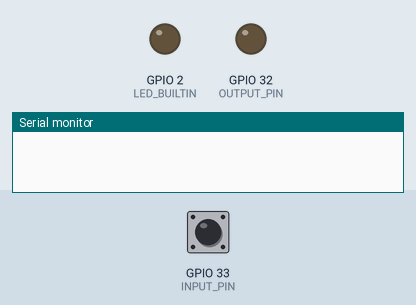
The sketch below on a simulated ESP32. Parts: output pins drawn as LEDs (lit = HIGH), the last lines printed to the serial monitor. Dashed ring = blinking. The test bench sets the inputs (shaded band); at power-on: GPIO 33 (INPUT_PIN) HIGH.

Above: at 0.0 s.
At 11.2 s:
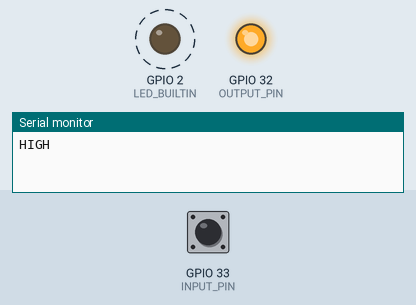
11.3 s: GPIO 33 (INPUT_PIN) pulled LOW for 2.15 s
At 12.8 s:
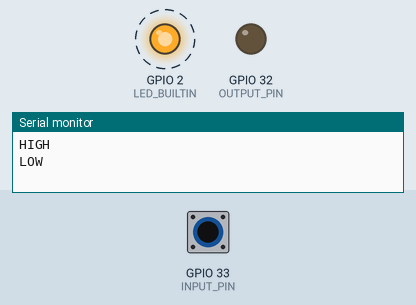
Timing chart, 0 to 20.9 s (numbered marks = the images above; inputs shaded):
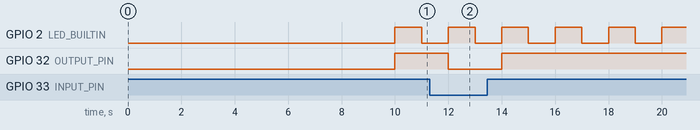

The sketch:

esp32.ino
```cpp
// #define INPUT_PIN 35 // GP13 on ULX3S <-> GPIO35 on ESP32
// #define OUTPUT_PIN 26 // GP11 on ULX3S <-> GPIO26 on ESP32
#define OUTPUT_PIN 32 // GN12 on ULX3S <-> GPIO32 on ESP32
#define INPUT_PIN 33 // GP12 on ULX3S <-> GPIO33 on ESP32

void setup() {
  Serial.begin(115200);

  delay(10000);
  pinMode(INPUT_PIN, INPUT_PULLUP);
  pinMode(OUTPUT_PIN, OUTPUT);
  pinMode(LED_BUILTIN, OUTPUT);
}

void loop() {
  int pinState = digitalRead(INPUT_PIN);

  if (pinState == HIGH) {
    Serial.println("HIGH");
    digitalWrite(OUTPUT_PIN, HIGH);
  } else {
    Serial.println("LOW");
    digitalWrite(OUTPUT_PIN, LOW);
  }

  digitalWrite(LED_BUILTIN, HIGH);
  delay(1000);
  digitalWrite(LED_BUILTIN, LOW);
  delay(1000);
}
```

Measured:
- after the input at 11.3 s, GPIO 32 (OUTPUT_PIN): HIGH → LOW after 0.70 s, → HIGH 2.0 s later
- by itself, GPIO 2 (LED_BUILTIN): alternates HIGH for 1.0 s and LOW for 1.0 s
